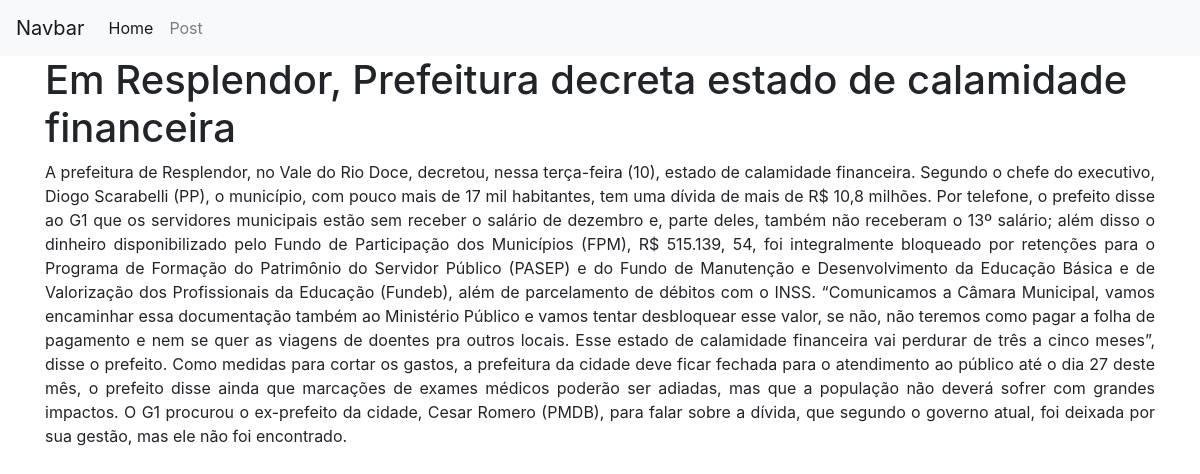
Page /post/3/show on the committed database.
### tables this page shows
CREATE TABLE posts (id INTEGER CONSTRAINT posts_index PRIMARY KEY ASC AUTOINCREMENT, title VARCHAR (255) NOT NULL, content TEXT NOT NULL);

### app/controllers/PostsController.php (called while the page is built, shortened)
<?php
class PostsController extends BaseController
{
    private $post;
    public function __construct()
    {
        $this->post = Container::getModel("Post");
    }
    public function show($id)
    {
        $this->view->post = $this->post->find($id);
        $this->renderView('posts/show', 'layout');
    }
}

### core/bootstrap.php (called while the page is built, shortened)
<?php
$routes = require_once __DIR__ . "/../app/routes.php";
$route = new \Core\Route($routes);

### public/index.php (called while the page is built, shortened)
<?php
require_once __DIR__ . "/../core/bootstrap.php";

### core/BaseModel.php (called while the page is built, shortened)
<?php
abstract class BaseModel
{
    private $pdo;
    protected $table;
    public function __construct(PDO $pdo)
    {
        $this->pdo = $pdo;
    }
    public function find($id)
    {
        $query = "SELECT * FROM {$this->table} where id =:id";
        $stmt = $this->pdo->prepare($query);
        $stmt->bindValue(":id", $id);
        $stmt->execute();
        $result = $stmt->fetch();
        return $result;
    }
}

### core/DataBase.php (called while the page is built, shortened)
<?php
class DataBase
{
    public static function getDataBase()
    {
        $conf = include_once __DIR__ . "/../app/database.php";
        if($conf['driver'] == 'sqlite')
        {
            $sqlite = __DIR__ . "/../storage/databases/" . $conf['sqlite']['host'];
            $sqlite = "sqlite:" . $sqlite;
            try{
                $pdo = new PDO($sqlite);
                $pdo->setAttribute(PDO::ATTR_ERRMODE, PDO::ERRMODE_EXCEPTION);
                $pdo->setAttribute(PDO::ATTR_DEFAULT_FETCH_MODE, PDO::FETCH_OBJ);
                return $pdo;
            }catch (PDOException $e){
                echo $e->getMessage();
            }
        }
    }
}

### core/Container.php (called while the page is built, shortened)
<?php
class Container
{
    public static function getModel($model)
    {
        return new $objModel(DataBase::getDataBase());
    }
}

### app/views/posts/show.phtml (the view)
<div class="container">
    <h1 class="h1"> <?php echo $this->view->post->title; ?> </h1>
    <p class="text-justify"><?php echo $this->view->post->content; ?></p>
</div>

### rows in the picture
posts: title "Em Resplendor, Prefeitura decreta estado de calamidade financeira", content "A prefeitura de Resplendor, no Vale do Rio Doce, decretou, nessa terça-feira (10), estado de calamidade financeira. Segundo o chefe do executivo, Diogo Scarabelli (PP), o município, com pouco mais de 17 mil habitantes, tem uma dívida de mais de R$ 10,8 milhões. Por telefone, o prefeito disse ao G1 que os servidores municipais estão sem receber o salário de dezembro e, parte deles, também não receberam o 13º salário; além disso o dinheiro disponibilizado pelo Fundo de Participação dos Municípios (FPM), R$ 515.139, 54, foi integralmente bloqueado por retenções para o Programa de Formação do Patrimônio do Servidor Público (PASEP) e do Fundo de Manutenção e Desenvolvimento da Educação Básica e…"
